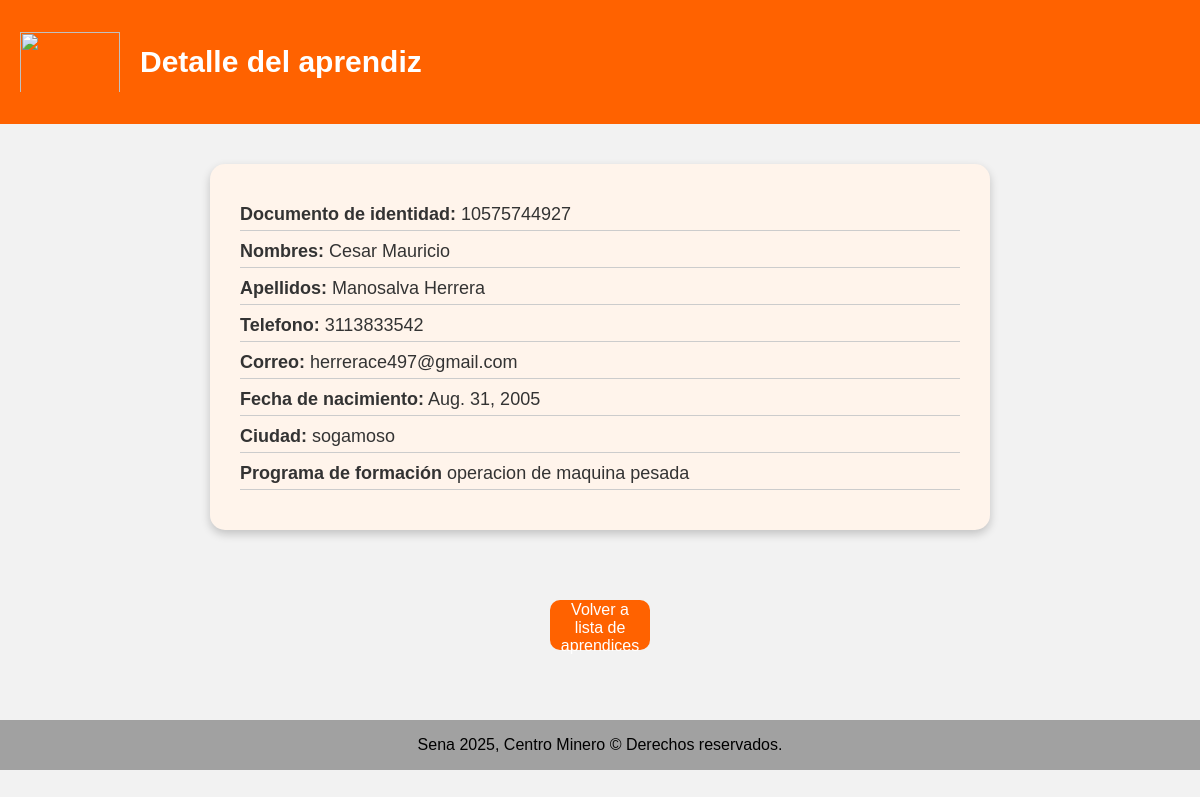
/aprendices/aprendiz/6/, run on the app's committed database.
### aprendices/models.py (models this page shows, shortened)
class Aprendiz(models.Model):
    documento_identidad = models.CharField(max_length=255)
    nombres = models.CharField(max_length=255)
    apellido = models.CharField(max_length=255)
    telefono = models.CharField(max_length=15)
    correo = models.EmailField(max_length=225)
    fecha_nacimiento = models.DateField(null=True)
    ciudad = models.CharField(max_length=155)
    programa = models.CharField(max_length=255)

### aprendices/views.py (the view)
# urls.py: path('aprendices/aprendiz/<int:aprendiz_id>/', views.detalle_aprendiz, name='detalle_aprendiz'),
def detalle_aprendiz (request, aprendiz_id):
    aprendiz = get_object_or_404(Aprendiz, id= aprendiz_id)
    template = loader.get_template('detalle_aprendiz.html')
    context = {
        'aprendiz': aprendiz,
    }
    return HttpResponse(template.render(context, request))

### aprendices/templates/detalle_aprendiz.html (shortened to what this page needs)
<!DOCTYPE html>
<html lang="es">
<head>
</head>
<body>
    <nav>
        <img src="https://www.thearchipielagopress.co/wp-content/uploads/2020/10/sena-1800.jpg" alt="" class="sena-img">
        <div><h1 class="titulo-nav">Detalle del aprendiz</h1></div>
    </nav>
    <section class="bebe">
            <p><strong>Documento de identidad:</strong> {{ aprendiz.documento_identidad }}</p>
            <p><strong>Nombres:</strong> {{ aprendiz.nombres }}</p>
            <p><strong>Apellidos:</strong> {{ aprendiz.apellido }}</p>
            <p><strong>Telefono:</strong> {{ aprendiz.telefono }}</p>
            <p><strong>Correo:</strong> {{ aprendiz.correo }}</p>
            <p><strong>Fecha de nacimiento:</strong> {{ aprendiz.fecha_nacimiento }}</p>
            <p><strong>Ciudad:</strong> {{ aprendiz.ciudad }}</p>
            <p><strong>Programa de formación</strong> {{ aprendiz.programa }}</p>
            </section>
    <a href="/aprendices/"><button>Volver a lista de aprendices</button></a>
    <footer>Sena 2025, Centro Minero © Derechos reservados.</footer>
</body>
</html>

### aprendices/templates/detalle_aprendiz.html (style rules this page uses)
body { padding: 0; margin: 0; font-family: Arial, Helvetica, sans-serif; text-align: center; background-color: #f2f2f2; }
.sena-img { height: 150px; width: 100px; max-height: 60px; }
nav { background-color: #ff6200; display: flex; align-items: center; padding: 20px; }
.titulo-nav { color: white; margin-left: 20px; }
div { background-color: #ff6200; font-size: 20px; }
button { align-items: center; cursor: pointer; background-color: #ff6200; text-align: center; color: white; height: 50px; width: 100px; border-radius: 10px; display: inline-block; margin: 30px; text-decoration: none; font-size: medium; border: none; }
footer { display: flex; background-color: #A1A1A1; align-items: center; justify-content: center; height: 50px; margin-top: 40px; }
section.bebe { width: 60%; margin: 40px auto; padding: 30px; background-color: #fff4eb; border-radius: 15px; box-shadow: 0 4px 10px rgba(0, 0, 0, 0.2); text-align: left; }
section.bebe p { font-size: 18px; color: #333; margin: 10px 0; border-bottom: 1px solid #ccc; padding-bottom: 5px; }

### data on the page
Aprendiz: documento_identidad "10575744927", nombres "Cesar Mauricio", apellido "Manosalva Herrera", telefono "3113833542", correo "herrerace497@gmail.com", fecha_nacimiento "Aug. 31, 2005", ciudad "sogamoso", programa "operacion de maquina pesada"
